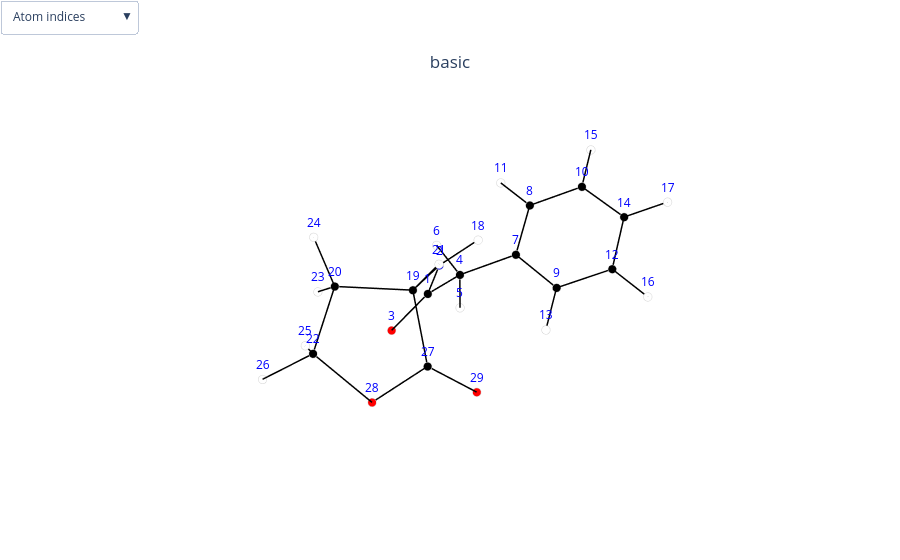
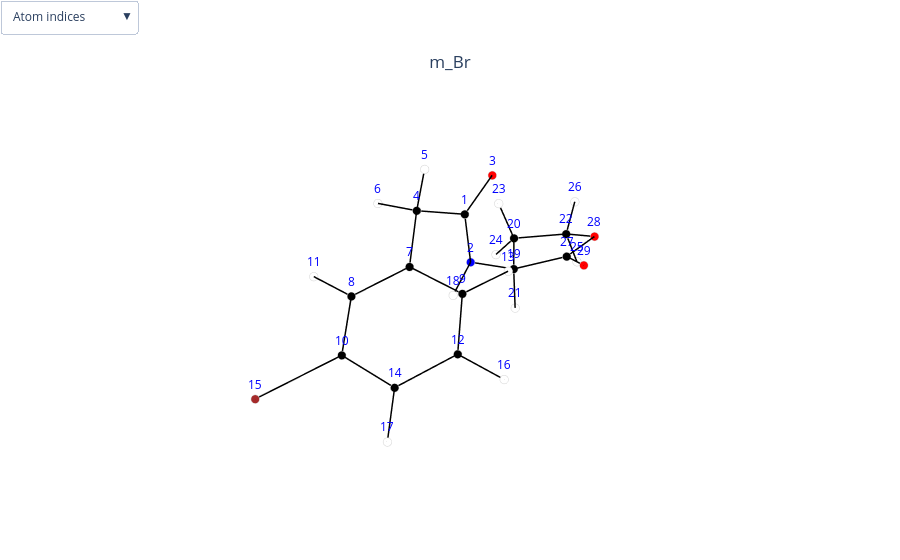

Notebook source saved alongside these figures, in order:
### Code cell
# === Visualize a molecule to identify atom indices ===
# Pass a list of molecule indices. Atom indices in the 3D viewer are used below.

mols.visualize_molecules([0, 1])
